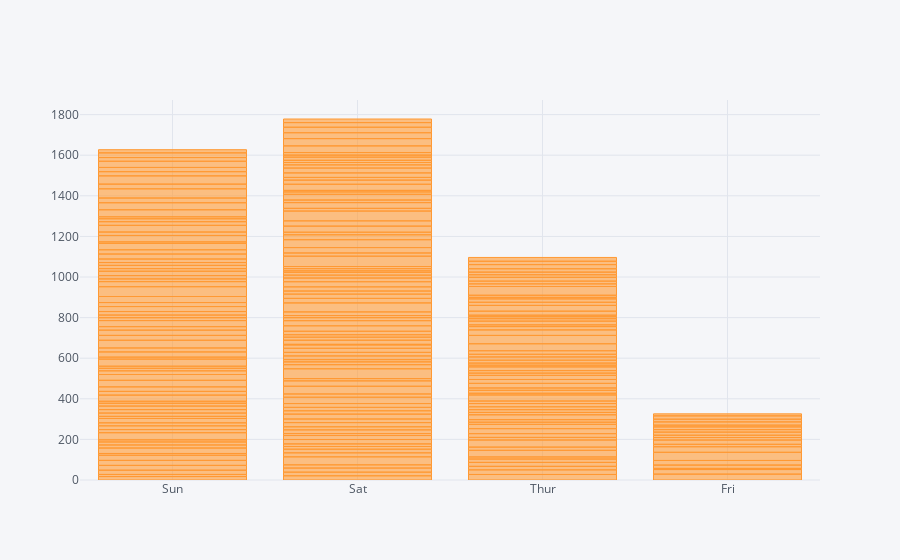

Write notebook code for a chart like this one.
### Markdown cell above
# Bar plot

### Code cell
tip.iplot(kind = 'bar',x='day',y='total_bill')

### Figure 1 — Plotly figure (JSON) as saved in the notebook; plotly's stock layout.template omitted (floating-point values rounded to 4 significant figures; data arrays with more than 128 entries replaced by an {"elided": "..."} marker saying what was removed)
{"data": [{"marker": {"color": "rgba(255, 153, 51, 0.6)", "line": {"color": "rgba(255, 153, 51, 1.0)", "width": 1}}, "name": "total_bill", "orientation": "v", "text": "", "type": "bar", "uid": "392d5cc2-6986-4fc0-bac7-dcc3a9033fc7", "x": {"elided": "244 str values"}, "y": {"elided": "244 float values"}}], "layout": {"legend": {"bgcolor": "#F5F6F9", "font": {"color": "#4D5663"}}, "paper_bgcolor": "#F5F6F9", "plot_bgcolor": "#F5F6F9", "title": {"font": {"color": "#4D5663"}}, "xaxis": {"gridcolor": "#E1E5ED", "showgrid": true, "tickfont": {"color": "#4D5663"}, "title": {"font": {"color": "#4D5663"}, "text": ""}, "zerolinecolor": "#E1E5ED"}, "yaxis": {"gridcolor": "#E1E5ED", "showgrid": true, "tickfont": {"color": "#4D5663"}, "title": {"font": {"color": "#4D5663"}, "text": ""}, "zerolinecolor": "#E1E5ED"}}}
